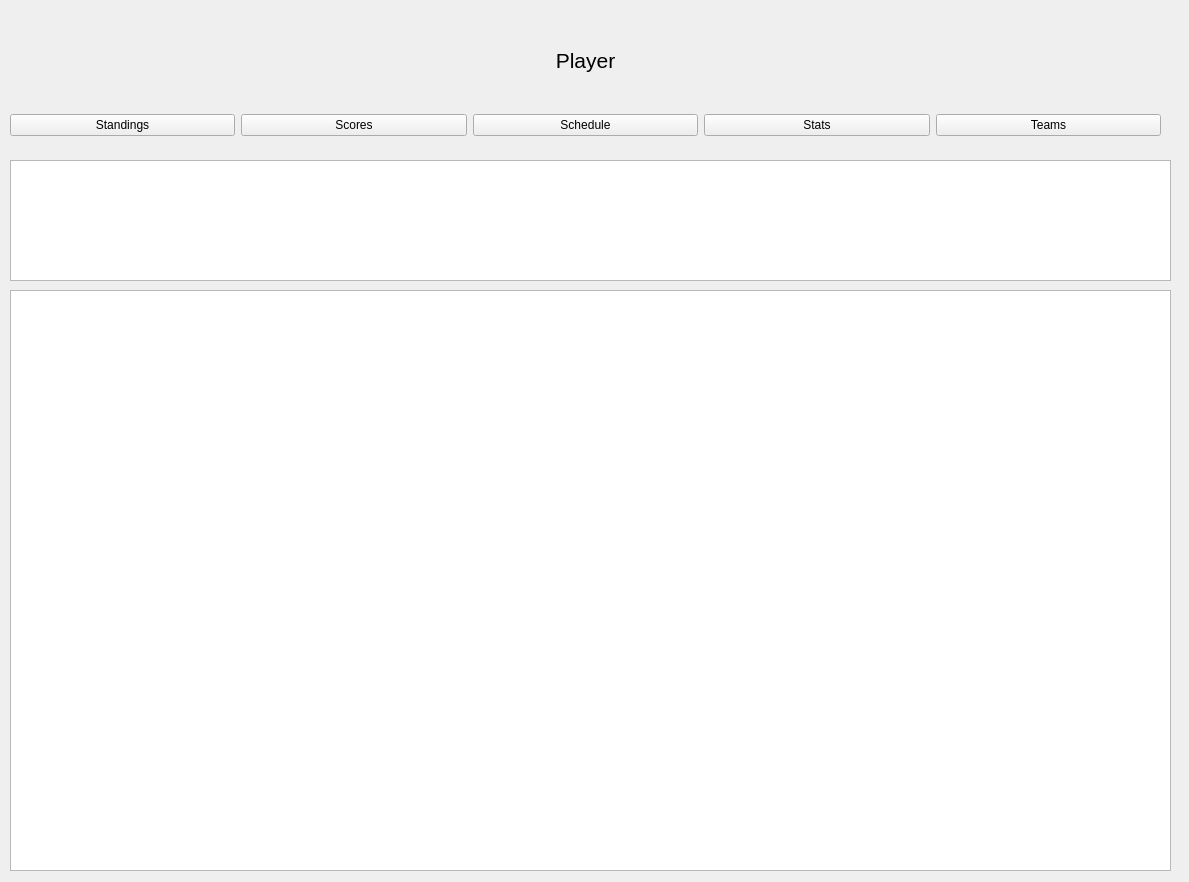
<?xml version="1.0" encoding="UTF-8"?>
<ui version="4.0">
 <class>Form</class>
 <widget class="QWidget" name="Form">
  <property name="geometry">
   <rect>
    <x>0</x>
    <y>0</y>
    <width>1189</width>
    <height>882</height>
   </rect>
  </property>
  <property name="windowTitle">
   <string>Form</string>
  </property>
  <widget class="QWidget" name="horizontalLayoutWidget">
   <property name="geometry">
    <rect>
     <x>10</x>
     <y>110</y>
     <width>1151</width>
     <height>31</height>
    </rect>
   </property>
   <layout class="QHBoxLayout" name="horizontalLayout">
    <item>
     <widget class="QPushButton" name="btnStandings">
      <property name="text">
       <string>Standings</string>
      </property>
     </widget>
    </item>
    <item>
     <widget class="QPushButton" name="btnScores">
      <property name="text">
       <string>Scores</string>
      </property>
     </widget>
    </item>
    <item>
     <widget class="QPushButton" name="btnSchedule">
      <property name="text">
       <string>Schedule</string>
      </property>
     </widget>
    </item>
    <item>
     <widget class="QPushButton" name="btnStats">
      <property name="text">
       <string>Stats</string>
      </property>
     </widget>
    </item>
    <item>
     <widget class="QPushButton" name="btnTeams">
      <property name="text">
       <string>Teams</string>
      </property>
     </widget>
    </item>
   </layout>
  </widget>
  <widget class="QWidget" name="verticalLayoutWidget">
   <property name="geometry">
    <rect>
     <x>10</x>
     <y>20</y>
     <width>1151</width>
     <height>80</height>
    </rect>
   </property>
   <layout class="QVBoxLayout" name="verticalLayout">
    <item>
     <widget class="QLabel" name="label">
      <property name="font">
       <font>
        <pointsize>16</pointsize>
       </font>
      </property>
      <property name="text">
       <string>Player</string>
      </property>
      <property name="alignment">
       <set>Qt::AlignCenter</set>
      </property>
     </widget>
    </item>
   </layout>
  </widget>
  <widget class="QTableWidget" name="tblW_PlayerStats">
   <property name="geometry">
    <rect>
     <x>10</x>
     <y>290</y>
     <width>1161</width>
     <height>581</height>
    </rect>
   </property>
  </widget>
  <widget class="QWidget" name="verticalLayoutWidget_2">
   <property name="geometry">
    <rect>
     <x>10</x>
     <y>160</y>
     <width>1161</width>
     <height>121</height>
    </rect>
   </property>
   <layout class="QVBoxLayout" name="verticalLayout_2">
    <item>
     <widget class="QTextBrowser" name="txtB_PlayerInfo"/>
    </item>
   </layout>
  </widget>
 </widget>
 <resources/>
 <connections/>
</ui>
